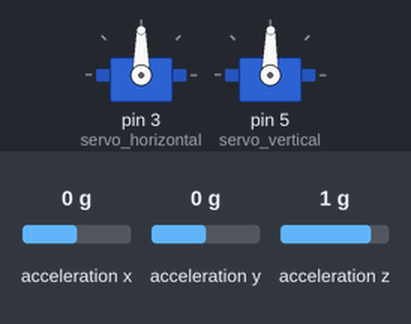
Simulated run of this sketch. Board: Arduino Uno, built with avr-gcc and run on an emulated ATmega328P. Parts: 2 × servo. The inputs (shaded band) are chosen by the test bench; at power-on: acceleration x 0 g, acceleration y 0 g, acceleration z 1 g.

Above: at 3.2 s.
3.3 s: acceleration x set to -1.4 g
At 3.7 s:
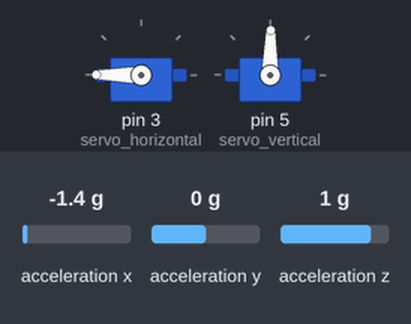
4.8 s: acceleration y set to -1.4 g
At 5.6 s:
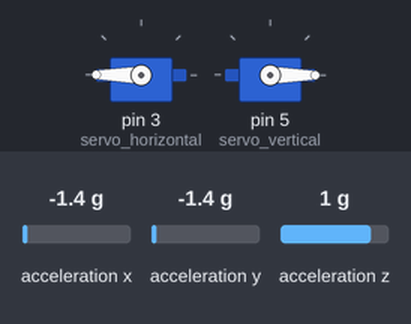
6.3 s: acceleration x set to -0.8 g
At 7.5 s:
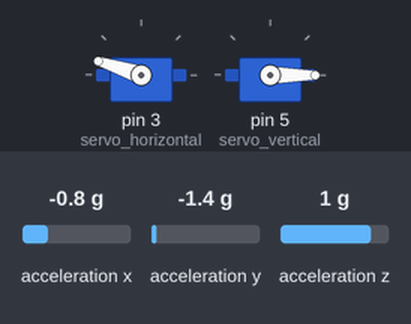
7.8 s: acceleration y set to 0 g
At 8.2 s:
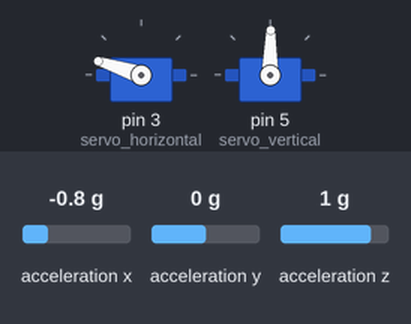
9.3 s: acceleration x set to 0.8 g
At 10.0 s:
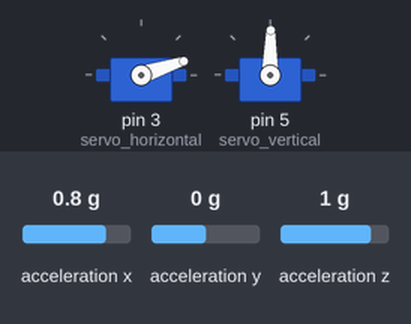
10.8 s: acceleration y set to -0.8 g
At 12.0 s:
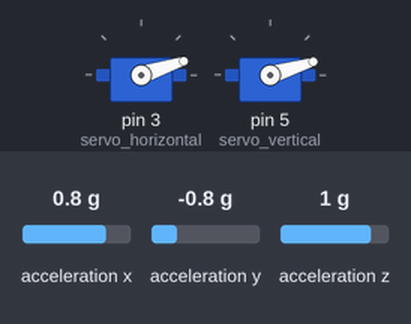
Timing chart, 0 to 13.3 s (numbered marks = the images above; inputs shaded):
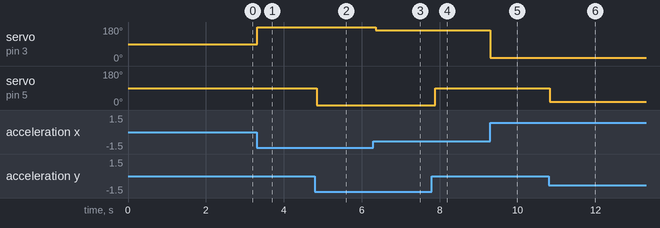

The sketch:

sketch_jul4b_6.ino
```cpp
// agregamos librerias
#include <Wire.h>
#include <SparkFun_ADXL345.h>
#include <Servo.h>

Servo servo_horizontal;
Servo servo_vertical;
ADXL345 adxl;             //Declaramos nuestro acelerometro ADXL345

//Declaramos variables
int mappedRawX, mappedejeY;

void setup() { // inicializamos nuestro programa
  inicializar();
  configurarServos();
  esperarInicializacion();
}

void loop() { //lee y espera a los a servos
  leerAcelerometro();
  actualizarServos();
  esperar(100);
}

void inicializar() {  // iniciamos el  programa principal
  Serial.begin(9600);
  adxl.powerOn();
  adxl.setRangeSetting(2);
}

void configurarServos() {
  servo_horizontal.attach(3);
  servo_vertical.attach(5);
  servo_horizontal.write(90);
  servo_vertical.write(90);
}

void esperarInicializacion() { // bucle de tiempo para esperar a los servos
  delay(2000);
}

void leerAcelerometro() {
  int ejeX, ejeY, ejeZ;
  adxl.readAccel(&ejeX, &ejeY, &ejeZ);
  mappedRawX = map(ejeX, -255, 255, 179, 0);
  mappedejeY = map(ejeY, -255, 255, 0, 179);
}

void actualizarServos() {
  servo_horizontal.write(mappedRawX);
  servo_vertical.write(mappedejeY);
}

void esperar(int ms) {  //Esta función generaliza la espera durante un período de tiempo específico en milisegundos.
  delay(ms);
}
```

Measured:
- after the input at 3.3 s, servo on pin 3 (servo_horizontal): 90° → 180° at once
- after the input at 4.8 s, servo on pin 5 (servo_vertical): 89° → 0° at once
- after the input at 6.3 s, servo on pin 3 (servo_horizontal): 180° → 162° after 0.06 s
- after the input at 7.8 s, servo on pin 5 (servo_vertical): 0° → 89° after 0.08 s
- after the input at 9.3 s, servo on pin 3 (servo_horizontal): 162° → 18° at once
- after the input at 10.8 s, servo on pin 5 (servo_vertical): 89° → 17° at once
